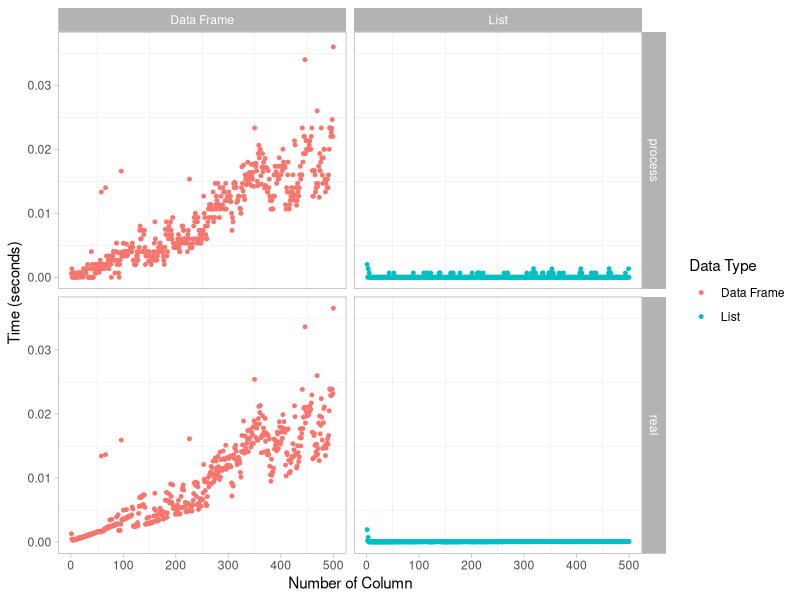

Here is the R script that generated this plot: (Note: this script raises an error after producing the figure.)
## ---- chunk 1
a <- 1:10
b <- a
c <- b
d <- 1:10
## ---- chunk 2
mean
base::mean
get("mean")
evalq(mean)
match.fun("mean")
## ---- chunk 3
x <- c(1L, 2L, 3L)
tracemem(x)

x[[3]] <- 4
## ---- chunk 4
a <- 1:10
b <- list(a, a)
c <- list(b, a, 1:10)
## ---- chunk 5
x <- list(1:10)
x[[2]] <- x
## ---- chunk 6
y <- rep(list(runif(1e4)), 100)

object.size(y)
#> 8005648 bytes
lobstr::obj_size(y)
#> 80,896 B
## ---- chunk 7
funs <- list(mean, sd, var)
lobstr::obj_size(funs)
#> 17,608 B
## ---- chunk 8
a <- runif(1e6)
lobstr::obj_size(a)

b <- list(a, a)
lobstr::obj_size(b)
lobstr::obj_size(a, b)
## ---- chunk 9
b[[1]][[1]] <- 10
lobstr::obj_size(b)
lobstr::obj_size(a, b)
## ---- chunk 10
b[[2]][[1]] <- 10
lobstr::obj_size(b)
lobstr::obj_size(a, b)
## ---- chunk 11
x <- list()
x[[1]] <- x
## ---- chunk 12
preallocate_list <- function(size) {
  lst <- vector("list", size)
  return(lst)
}

build_data_frame <- function(ncol) {
    data.frame(matrix(runif(5 * 1e4), ncol = ncol))
}

as_data_frame <- function(lst) {
    df <- data.frame(matrix(unlist(lst), 
                            nrow = length(lst), 
                            byrow=TRUE))
    colnames(df) <- c("data_type", "repeat", "ncol", "process", "real")
    
    df$process <- as.double(df$process)
    df$real <- as.double(df$real)
    df$ncol <- as.double(df$ncol)
    
    return(df)
}

bench_mark_median_subtraction <- function(reps, ncols) {
  results <- preallocate_list(reps * ncols * 2)
  
  for (ncol in 1:ncols) {
    for (rep in 1:reps) {
      data <- build_data_frame(ncol = ncol)
      medians <- vapply(data, median, numeric(1))
      
      df_result <- bench::bench_time({
        operation_on_data_frames(data, medians)
      })
      
      list_result <- bench::bench_time({
        operation_on_list(as.list(data), medians)
      })
      
      results[[rep + (ncol - 1) * reps * 2 + 1]] <- 
          c("Data Frame", rep, ncol, df_result)
      
      results[[rep + (ncol - 1) * reps * 2 + reps + 1]] <- 
          c("List", rep, ncol, list_result)
    }
  }
  
  return(as_data_frame(results))
}

operation_on_data_frames <- function(df, medians) {
  for (i in seq_along(medians)) {
    df[[i]] <- df[[i]] - medians[[i]]
  }
}

operation_on_list <- function(lst, medians) {
  for (i in length(lst)) {
    lst[[i]] <- lst[[i]] - medians[[i]]
  }
}


bench_marks <- bench_mark_median_subtraction(reps = 6, ncols = 500)

summarized_results <- aggregate(cbind(process, real) ~ data_type + ncol, 
                                data = bench_marks, 
                                FUN = mean)


tidyr::pivot_longer(data = summarized_results,
                    cols = c(process, real),
                    names_to = "measurement_type",
                    values_to = "time") |>
    ggplot2::ggplot(ggplot2::aes(x = ncol, y = time)) +
        ggplot2::geom_point(ggplot2::aes(color = data_type), size = 1) +
        ggplot2::facet_grid(measurement_type ~ data_type) +
        ggplot2::labs(x = "Number of Column", y = "Time (seconds)", 
                      color = "Data Type") +
        ggplot2::theme_light() +
        ggplot2::theme(panel.grid.major = ggplot2::element_blank())
## ---- chunk 13
e <- environment()
tracemem(e)
